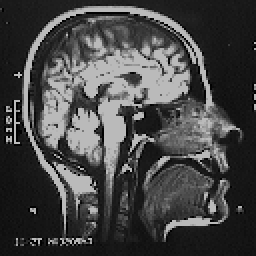
%> input picture Task7_Image_Recontruction/HEAD5.BMP, 128 x 128 px (shown 2 times larger)
$ octave --eval "Seventh_reconstruction_excercise;"   (GNU Octave 9; MATLAB toolbox functions it lacks are replaced by stand-ins)
%> lines starting %> are read from the running program, lines starting %| are printed output that depends on the picture
function []=Seventh_reconstruction_excercise()
clc;close all;
A=imread('HEAD5.BMP');%Pelvis.bmp
%> A is the input picture: size 128x128 uint8; min 1, max 186, mean 70.2
A=double(A);
%> A: size 128x128 double
x=size(A,1);
%> x = 128
y=size(A,2);
%> y = 128
Start=diag(A);
%> Start = 128 values, max 186 at index 20, min 1 at index 80, mean 81.37

%KANONIKOPOIHSH MHTRAS EIKONAS
max_A=max(max(A));min_A=min(min(A));
%> after `max_A=max(max(A))`: max_A = 186
%> after `min_A=min(min(A))`: min_A = 1
A=(A-min_A)*(255/(max_A-min_A));%back to 0-255
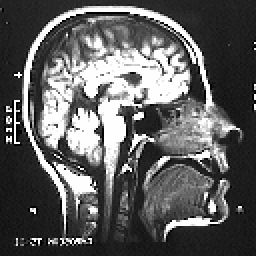
%> A: size 128x128 double (shown 2 times larger); min 0, max 255, mean 95.4
disp('*** INTERPOLATION MENU ***');
disp(' ');
disp(' 1. Nearest');
disp(' 2. Linear ');
disp(' 3. Spline ');
disp(' 4. Pchip ');
disp(' ');
selection = input('Select kind of Interpolation: ');
%> the answer given: 1
switch selection
    case 1
N_proj=180;
theta=1:N_proj;
R=radon(A,theta); %DHMIOYRGIA PROBOLWN
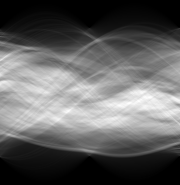
%> R: size 185x180 double; min 0, max 22283.6, mean 8447.1; drawn with min black and max white
colormap('gray');
subplot(2,2,1);imshow(A,[]);title('ARXIKH EIKONA');
axis equal;axis([1 size(A,2) 1 size(A,1)]);
%APEIKONISH  PROBOLWN
for theta=1:N_proj,
    X=R(:,theta);
    subplot(2,2,3);plot(normalize(X),'color','red');
    title('PROBOLES APO EIKONA');
    grid on;pause(0.01);
    end;
%> this loop made 180 passes
%> pass 1, in Seventh_reconstruction_excercise, `grid on`:
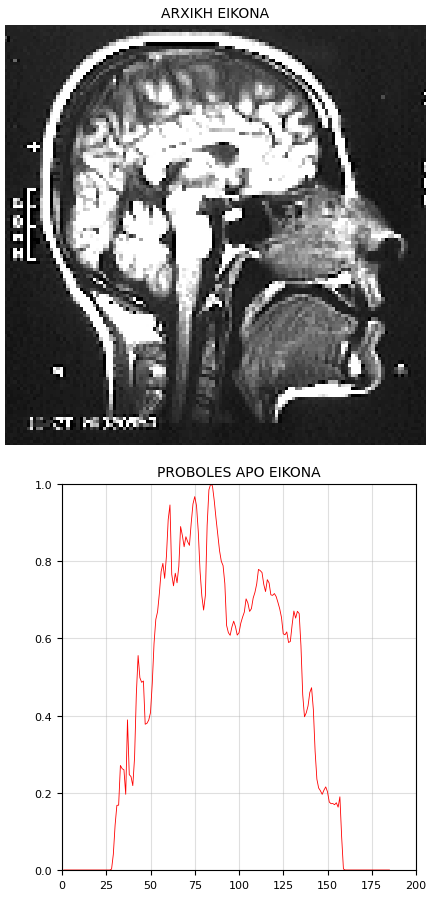
%> figure redrawn from the program's plot data, 2 panels
%> after the loop:
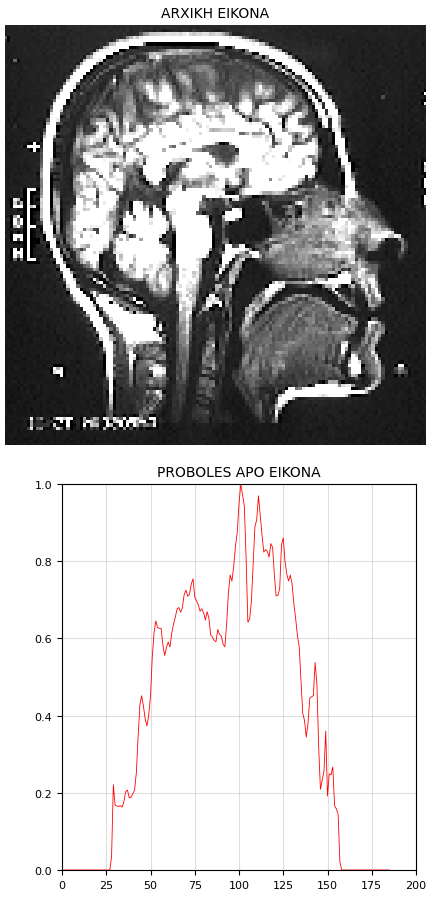
%> figure redrawn from the program's plot data, 2 panels
disp('*** FILTER MENU ***');
disp(' ');
disp(' 1. Ram-Lak');
disp(' 2. Shepp-Logan ');
disp(' 3. Cosine ');
disp(' 4. Hamming ');
disp(' 5. Hann ');
disp(' 6. None ');
disp(' ');
FilterNames= {'Ram Lak','Shepp-Logan','Cosine','Hamming','Hann','None'};
FilterTypes=input('Select Filter Type:');
%> the answer given: 1
%TOMOGRAFIKH ANAKATASKEYH EIKONAS APO PROBOLES
%> the run ends on the next line
I = iradon(R,1:N_proj,'nearest', FilterNames{FilterTypes}); %ANAKATASKEYH EIKONAS
% [106 lines not run here, left out]
function [y]=normalize(X)
y=(X-min(X))/(max(X)-min(X));
